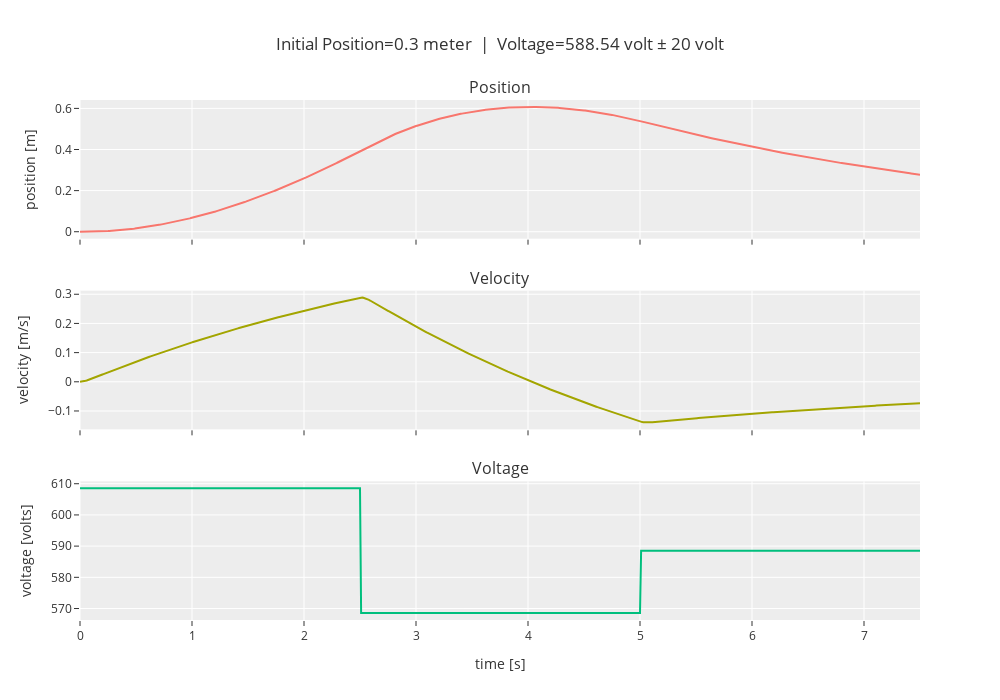

The notebook cell this image was saved under:
### Markdown cell above
### Position $x = 0$

### Code cell
x = 0
linear_analysis(x, doublet_magnitude=20, )

### Figure 1 — Plotly figure (JSON) as saved in the notebook; plotly's stock layout.template omitted (floating-point values rounded to 4 significant figures; data arrays with more than 128 entries replaced by an {"elided": "..."} marker saying what was removed)
{"data": [{"type": "scatter", "x": {"elided": "752 float values"}, "xaxis": "x", "y": {"elided": "752 float values"}, "yaxis": "y"}, {"type": "scatter", "x": {"elided": "752 float values"}, "xaxis": "x2", "y": {"elided": "752 float values"}, "yaxis": "y2"}, {"type": "scatter", "x": {"elided": "752 float values"}, "xaxis": "x3", "y": {"elided": "752 float values"}, "yaxis": "y3"}], "layout": {"annotations": [{"font": {"size": 16}, "showarrow": false, "text": "Position", "x": 0.5, "xanchor": "center", "xref": "paper", "y": 1, "yanchor": "bottom", "yref": "paper"}, {"font": {"size": 16}, "showarrow": false, "text": "Velocity", "x": 0.5, "xanchor": "center", "xref": "paper", "y": 0.6333, "yanchor": "bottom", "yref": "paper"}, {"font": {"size": 16}, "showarrow": false, "text": "Voltage", "x": 0.5, "xanchor": "center", "xref": "paper", "y": 0.2667, "yanchor": "bottom", "yref": "paper"}], "height": 700, "showlegend": false, "title": {"text": "Initial Position=0.3 meter  |  Voltage=588.54 volt ± 20 volt"}, "width": 1000, "xaxis": {"anchor": "y", "domain": [0, 1], "matches": "x3", "showticklabels": false}, "xaxis2": {"anchor": "y2", "domain": [0, 1], "matches": "x3", "showticklabels": false}, "xaxis3": {"anchor": "y3", "domain": [0, 1], "title": {"text": "time [s]"}}, "yaxis": {"anchor": "x", "domain": [0.7333, 1], "title": {"text": "position [m]"}}, "yaxis2": {"anchor": "x2", "domain": [0.3667, 0.6333], "title": {"text": "velocity [m/s]"}}, "yaxis3": {"anchor": "x3", "domain": [0, 0.2667], "title": {"text": "voltage [volts]"}}}}
